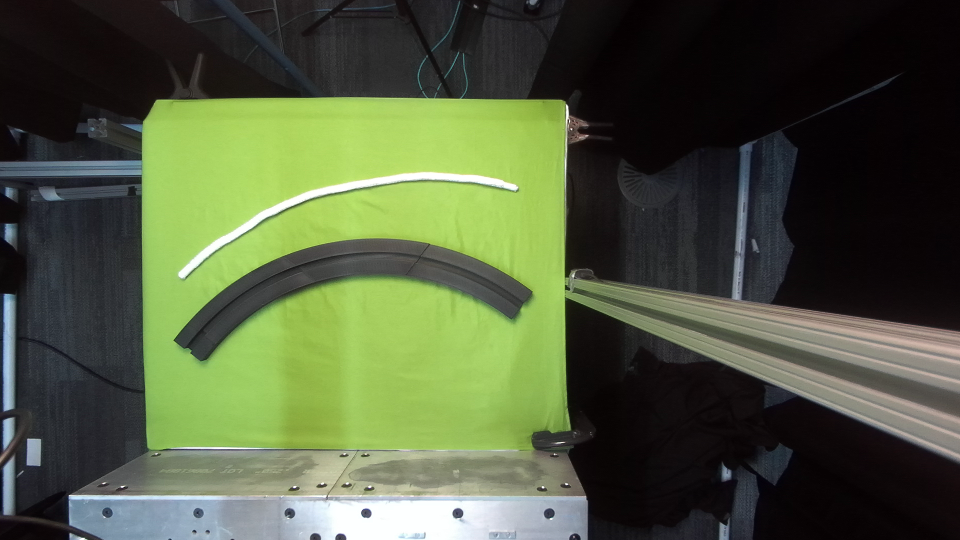
#> input picture ur5/new_img.png, 1920 x 1080 px (shown at 1/2 size)
$ python -i new_shape_match.py   (imports and definitions only)   (older library calls are emulated)
#> lines starting #> are read from the running program, lines starting #| are printed output that depends on the picture; after the words box and inside, x2 and y2 are one past the last pixel; in counts of white or black regions, pixels touching at a corner belong together
#> further down, picture is the input picture: shape (1080, 1920, 3); mean B, G, R 61.9, 89.7, 79.7
import matplotlib.pyplot as plt
import cv2
import numpy as np
from resources import *

# Edit these to fit your needs
GREEN_HSV = np.array([[35, 95, 92], [113, 255, 255]])
CABLE_HSV = np.array([[0, 0, 255], [115, 76, 255]])

def get_contours(edges, cnt_type='external'):
    if cnt_type=='all':
        cnts = sorted(cv2.findContours(edges.astype('uint8'), cv2.RETR_LIST, cv2.CHAIN_APPROX_SIMPLE)[-2], key=cv2.contourArea, reverse=True)
    if cnt_type=='external':
        cnts = sorted(cv2.findContours(edges.astype('uint8'), cv2.RETR_EXTERNAL, cv2.CHAIN_APPROX_NONE)[-2], key=cv2.contourArea, reverse=True)
    return cnts

def get_bbox(contour):
    rect = cv2.minAreaRect(contour)
    center, size, theta = rect[0], rect[1], rect[2]
    return rect, center, size, theta

def post_process_mask(binary_map):
    nlabels, labels, stats, centroids = cv2.connectedComponentsWithStats(binary_map, None, None, None, 8, cv2.CV_32S)
    #get CC_STAT_AREA component as stats[label, COLUMN]
    areas = stats[1:,cv2.CC_STAT_AREA]
    result = np.zeros((labels.shape), np.uint8)
    val = 255
    for i in range(0, nlabels - 1):
        if areas[i] >= 8000:
            result[labels == i + 1] = val
    # Visualization:
    # plt.imshow(result, cmap='gray')
    # plt.show()
    return result

def get_hsv_mask(image, lower, upper):
    # output mask values: array([  0, 255], dtype=uint8)
    hsv = cv2.cvtColor(image, cv2.COLOR_BGR2HSV)
    mask = cv2.inRange(hsv, lower, upper)
    return mask

def get_cable(image):
    crop_image = image[CROP_REGION[0]:CROP_REGION[1], CROP_REGION[2]:CROP_REGION[3]]
    masked_cable = get_hsv_mask(crop_image, CABLE_HSV[0], CABLE_HSV[1])
    masked_cable = post_process_mask(masked_cable)

    sorted_cnts = get_contours(masked_cable, 'external')
    best_cnts = [sorted_cnts[0]]
    best_mask = None
    for i, cnt in enumerate(best_cnts):
        # [5 lines of commented-out code are left out]
        mask = np.zeros_like(crop_image, dtype=np.uint8)
        _ = cv2.drawContours(mask, [cnt], -1, 255, 3)
        mask = mask.sum(axis=-1)
        if i == len(best_cnts) - 1:
            best_mask = mask
    return best_cnts[-1], best_mask

def get_channel(image):
    crop_image = image[CROP_REGION[0]:CROP_REGION[1], CROP_REGION[2]:CROP_REGION[3]]
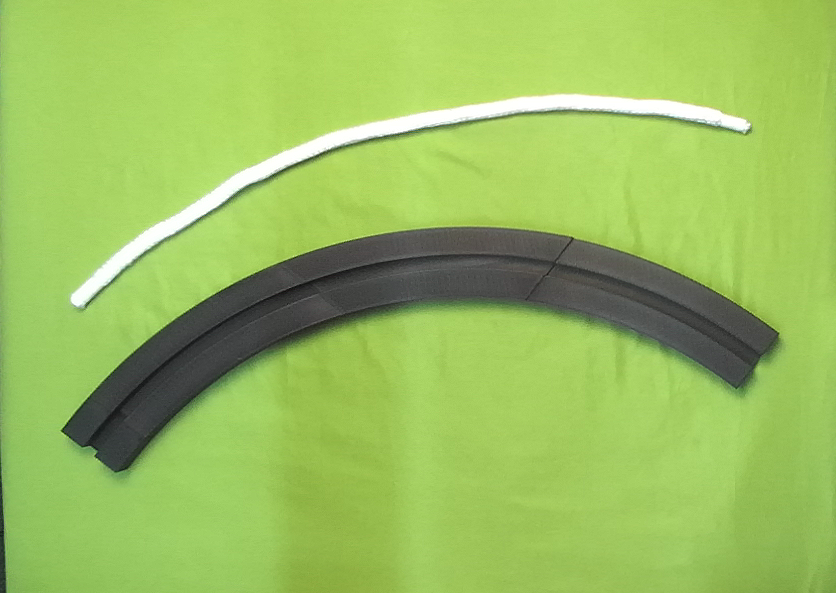
#> crop_image: shape (593, 836, 3); mean B, G, R 94.7, 190.3, 154
    masked_bg = get_hsv_mask(crop_image, GREEN_HSV[0], GREEN_HSV[1])
#> in get_hsv_mask, `hsv = cv2.cvtColor(image, cv2.COLOR_BGR2HSV)`: hsv: shape (593, 836, 3); mean H, S, V 43, 121, 190.3
#> in get_hsv_mask, `mask = cv2.inRange(hsv, lower, upper)`:
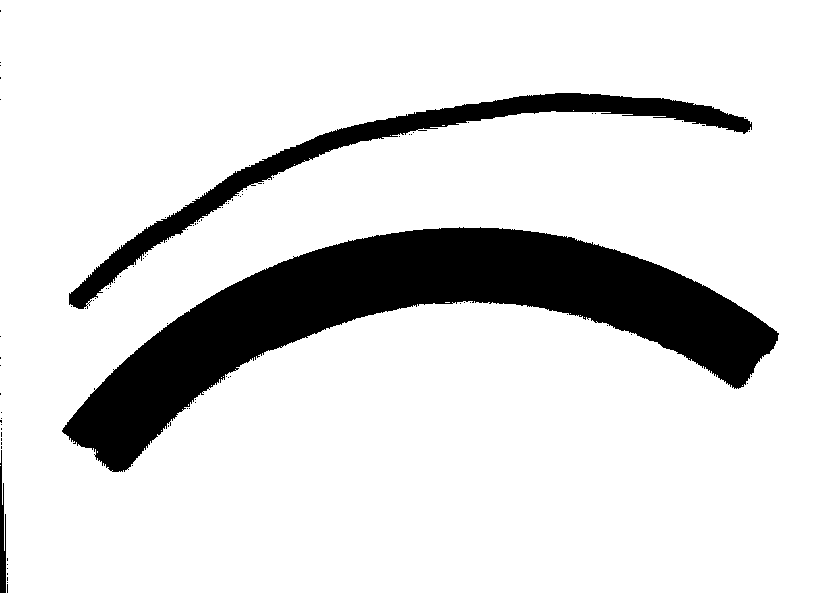
#> mask: shape (593, 836); 85.9% white; 94 black regions (91 under 20 px), largest, box (x1, y1, x2, y2) and area: (62, 227, 779, 472) 56042, (69, 93, 752, 309) 13328, (0, 450, 6, 593) 591
    masked_cable = get_hsv_mask(crop_image, CABLE_HSV[0], CABLE_HSV[1])
#> in get_hsv_mask (call 2), `mask = cv2.inRange(hsv, lower, upper)`:
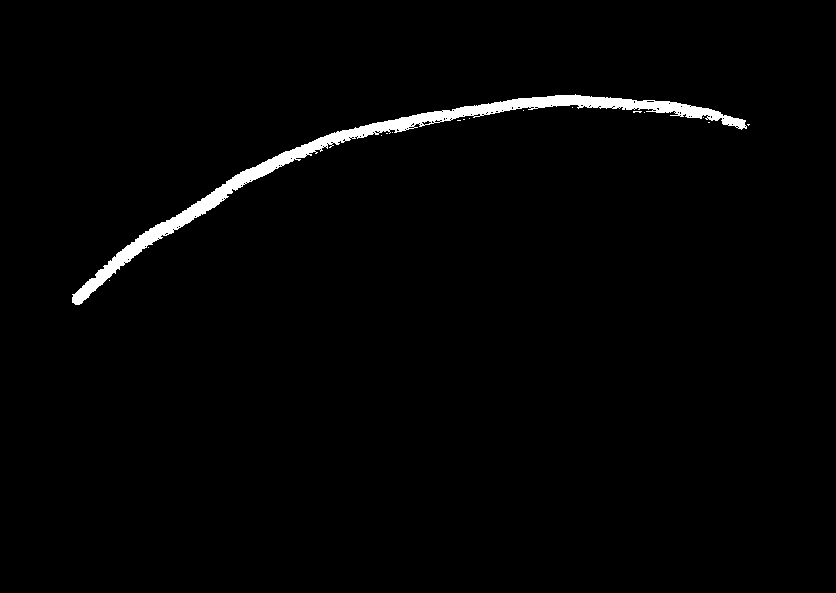
#> mask: shape (593, 836); 1.7% white; 16 white regions (15 under 20 px), largest, box (x1, y1, x2, y2) and area: (72, 94, 747, 305) 8196
    masked_cable = post_process_mask(masked_cable)
#> in post_process_mask, `nlabels, labels, stats, centroids = cv2.connectedComponentsWithStats(b..`: labels: shape (593, 836) int32; 17 distinct labels, from 0 to 16
#> in post_process_mask, `nlabels, labels, stats, centroids = cv2.connectedComponentsWithStats(b..`: nlabels = 17; stats = 17 rows, first 6: [0, 0, 836, 593, 487516], [72, 94, 675, 211, 8196], [572, 107, 1, 1, 1], [523, 110, 1, 1, 1], [633, 111, 9, 2, 13], [644, 112, 1, 1, 1]; centroids = 17 rows, first 8: [418.2, 298.3], [377.9, 158.7], [572, 107], [523, 110], [636.8, 111.3], [644, 112], [703, 117], [463.5, 119]
#> in post_process_mask, `areas = stats[1:,cv2.CC_STAT_AREA]`: areas = [8196, 1, 1, 13, 1, 1, 2, 1, 4, 2, 4, 2, 1, 1, 1, 1]
#> after the loop in post_process_mask, `for i in range(0, nlabels - 1):`: result: shape (593, 836); 1.7% white; 1 white region, box (x1, y1, x2, y2) and area: (72, 94, 747, 305) 8196
    masked_channel = cv2.bitwise_and(1-masked_bg, 1-masked_cable)
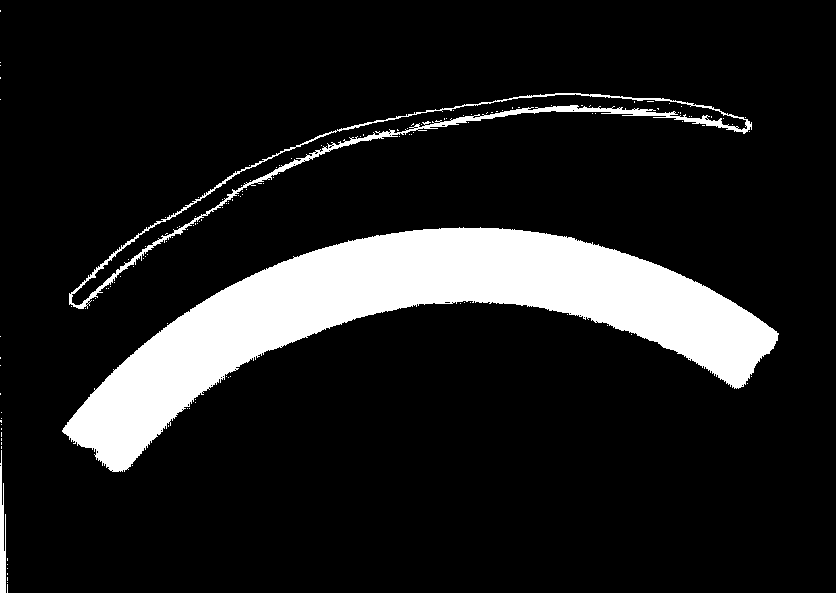
#> masked_channel: shape (593, 836); values 0 (black) and 1 (white), 12.5% white; 139 white regions (136 under 20 px), largest, box (x1, y1, x2, y2) and area: (62, 227, 779, 472) 56042, (69, 93, 752, 309) 5060, (0, 450, 6, 593) 591
    masked_channel = post_process_mask(masked_channel)
#> in post_process_mask (call 2), `nlabels, labels, stats, centroids = cv2.connectedComponentsWithStats(b..`:
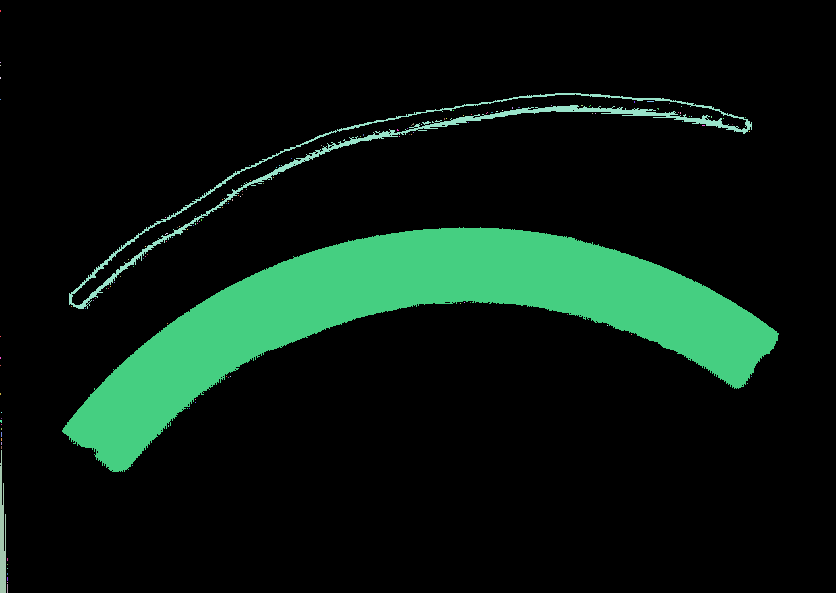
#> labels: shape (593, 836) int32; 140 distinct labels, from 0 to 139; one colour per label, 0 black
#> in post_process_mask (call 2), `nlabels, labels, stats, centroids = cv2.connectedComponentsWithStats(b..`: nlabels = 140; stats = 140 rows, first 6: [0, 0, 836, 593, 433853], [0, 10, 1, 2, 2], [0, 62, 1, 1, 1], [0, 65, 1, 1, 1], [0, 77, 1, 2, 2], [69, 93, 683, 216, 5060]; centroids = 140 pairs, first value 0 to 751, second value 10.5 to 588
#> in post_process_mask (call 2), `areas = stats[1:,cv2.CC_STAT_AREA]`: areas = 139 values, max 56042 at index 80, min 1 at index 1, mean 445.3
#> after the loop in post_process_mask (call 2), `for i in range(0, nlabels - 1):`:
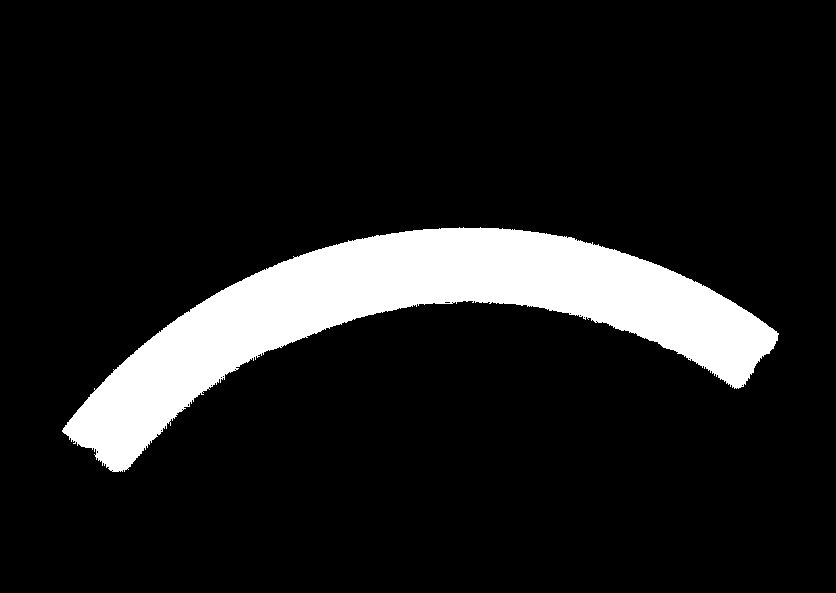
#> result: shape (593, 836); 11.3% white; 1 white region

    sorted_cnts = get_contours(masked_channel, 'external')
#> in get_contours, `cnts = sorted(cv2.findContours(edges.astype('uint8'), cv2.RETR_EXTERNA..`: cnts = 1 contour; box (x1, y1, x2, y2) and area: (62, 227, 779, 472) 55166
#> sorted_cnts has the same summary as cnts in get_contours
    matched_template = None
    best_cnt = None
    max_channel_density = 0
    min_cnt_val = np.inf
    matched_results = []

    for i, cnt in enumerate(sorted_cnts):
        rect, center, size, theta = get_bbox(cnt)
        box = cv2.boxPoints(rect)
        box = np.int0(box)
        area = size[0]*size[1]
        if area < 1000:
            continue
        ratio = max(size)/min(size)
        dists = [np.abs(t-ratio) for t in TEMPLATE_RATIOS]
        min_dist = min(dists)
        min_idx = dists.index(min_dist)

        minX_box, maxX_box = np.min(box[:,0]), np.max(box[:,0])
        minY_box, maxY_box = np.min(box[:,1]), np.max(box[:,1])
        channel_density = crop_image[minY_box:maxY_box, minX_box:maxX_box].sum()

        box_rgb = box + np.array([CROP_REGION[2], CROP_REGION[0]])
        scale_y, scale_x = max(box_rgb[:,1]) - min(box_rgb[:,1]), max(box_rgb[:,0]) - min(box_rgb[:,0])
        true_size = (scale_x, scale_y)
        if min_dist < min_cnt_val and channel_density > max_channel_density:
            matched_results = [rect, center, size, theta, box_rgb]
            min_cnt_val = min_dist
            matched_template = TEMPLATES[min_idx]
            best_cnt = cnt
            min_cnt_idx = i
            max_channel_density = channel_density
#> this loop made 1 pass
#> (center, size, theta, box, area, ratio, dists, min_dist) on pass 1: ((413.1, 330.9), (722.7, 200.2), -7.7, [[68, 478], [41, 280], [757, 183], [784, 381]], 144675, 3.61, [0.114, 6.03, 1.52], 0.114)
#> after the loop, best_cnt = contour of 1797 points, box (x1, y1, x2, y2) (62, 227, 779, 472), area 55166; max_channel_density = 87526583; min_cnt_idx = 0; min_cnt_val = 0.114
        # Visualization:
        # plt.imshow(cv2.drawContours(image.copy(), [box_rgb], -1, 255, 3))
        # plt.title('check channel contour dimensions in get_channel')
        # plt.show()
    return matched_template, matched_results, best_cnt

>>> import cv2
>>> picture = cv2.imread('new_img.png')
>>> result = get_channel(picture)
